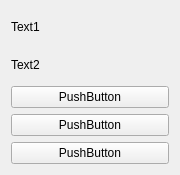
<?xml version="1.0" encoding="UTF-8"?>
<ui version="4.0">
 <class>Widget</class>
 <widget class="QWidget" name="Widget">
  <property name="geometry">
   <rect>
    <x>0</x>
    <y>0</y>
    <width>180</width>
    <height>175</height>
   </rect>
  </property>
  <property name="windowTitle">
   <string>Widget</string>
  </property>
  <layout class="QVBoxLayout" name="verticalLayout">
   <item>
    <widget class="QLabel" name="label">
     <property name="text">
      <string>Text1</string>
     </property>
    </widget>
   </item>
   <item>
    <widget class="QLabel" name="label_2">
     <property name="text">
      <string>Text2</string>
     </property>
    </widget>
   </item>
   <item>
    <widget class="QPushButton" name="pushButton">
     <property name="text">
      <string>PushButton</string>
     </property>
    </widget>
   </item>
   <item>
    <widget class="QPushButton" name="pushButton_2">
     <property name="text">
      <string>PushButton</string>
     </property>
    </widget>
   </item>
   <item>
    <widget class="QPushButton" name="pushButton_3">
     <property name="text">
      <string>PushButton</string>
     </property>
    </widget>
   </item>
  </layout>
 </widget>
 <resources/>
 <connections/>
</ui>
